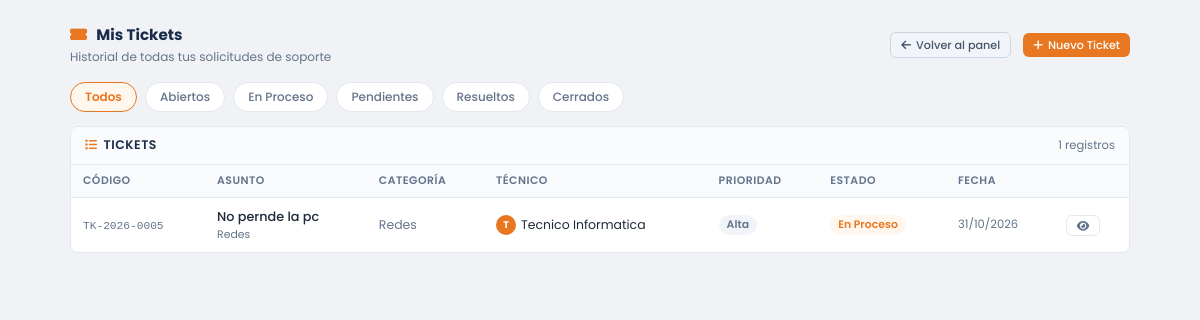
Before: /usuario/mis_tickets.php (signed in) with the older database file.
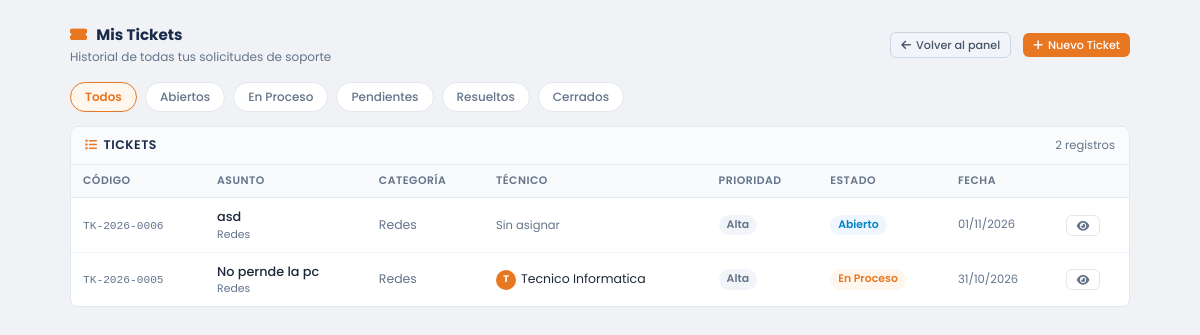
After: the same page with the newer database file.
### tables this page shows
CREATE TABLE `tickets` (
  `id_tickets` int(11) NOT NULL AUTO_INCREMENT,
  `codigo_ticket` varchar(20) NOT NULL,
  `asunto` varchar(200) NOT NULL,
  `descripcion` text NOT NULL,
  `fecha_creacion` datetime NOT NULL DEFAULT current_timestamp(),
  `fecha_cierre` datetime DEFAULT NULL,
  `id_usuario_solicitante` int(11) NOT NULL,
  `id_usuario_asignado` int(11) DEFAULT NULL,
  `id_departamento` int(11) NOT NULL,
  `id_categoria` int(11) NOT NULL,
  `id_prioridad` int(11) NOT NULL DEFAULT 2,
  `id_estado` int(11) NOT NULL DEFAULT 1,
  `id_inventario` int(11) DEFAULT NULL,
  `solucion` text DEFAULT NULL,
  `observaciones` text DEFAULT NULL,
  PRIMARY KEY (`id_tickets`),
  UNIQUE KEY `codigo_ticket` (`codigo_ticket`),
  KEY `fecha_creacion` (`fecha_creacion`),
  KEY `fk_ticket_categoria` (`id_categoria`),
  KEY `fk_ticket_usuario_asignado` (`id_usuario_asignado`),
  KEY `fk_ticket_usuario_solicitante` (`id_usuario_solicitante`),
  KEY `fk_ticket_prioridad` (`id_prioridad`),
  KEY `fk_ticket_departamento` (`id_departamento`),
  KEY `id_inventario` (`id_inventario`),
  KEY `id_estado` (`id_estado`),
  CONSTRAINT `fk_ticket_categoria` FOREIGN KEY (`id_categoria`) REFERENCES `categoria_incidencias` (`id_categoria`) ON UPDATE CASCADE,
  CONSTRAINT `fk_ticket_departamento` FOREIGN KEY (`id_departamento`) REFERENCES `departamentos` (`id_departamento`) ON UPDATE CASCADE,
  CONSTRAINT `fk_ticket_estado` FOREIGN KEY (`id_estado`) REFERENCES `estados_ticket` (`id_estado_ticket`) ON UPDATE CASCADE,
  CONSTRAINT `fk_ticket_inventario` FOREIGN KEY (`id_inventario`) REFERENCES `inventario_tecnologico` (`id_inventario`) ON UPDATE CASCADE,
  CONSTRAINT `fk_ticket_prioridad` FOREIGN KEY (`id_prioridad`) REFERENCES `prioridades` (`id_prioridad`) ON UPDATE CASCADE,
  CONSTRAINT `fk_ticket_usuario_asignado` FOREIGN KEY (`id_usuario_asignado`) REFERENCES `usuarios` (`id_usuario`) ON UPDATE CASCADE,
  CONSTRAINT `fk_ticket_usuario_solicitante` FOREIGN KEY (`id_usuario_solicitante`) REFERENCES `usuarios` (`id_usuario`) ON UPDATE CASCADE
);

CREATE TABLE `categoria_incidencias` (
  `id_categoria` int(11) NOT NULL AUTO_INCREMENT,
  `nombre` varchar(80) NOT NULL,
  `descripcion` text DEFAULT NULL,
  `id_prioridad_default` int(11) DEFAULT NULL,
  `estado` enum('activo','inactivo') NOT NULL DEFAULT 'activo',
  PRIMARY KEY (`id_categoria`),
  UNIQUE KEY `nombre` (`nombre`),
  KEY `fk_categoria_prioridad` (`id_prioridad_default`),
  CONSTRAINT `fk_categoria_prioridad` FOREIGN KEY (`id_prioridad_default`) REFERENCES `prioridades` (`id_prioridad`) ON DELETE SET NULL ON UPDATE CASCADE
);

CREATE TABLE `prioridades` (
  `id_prioridad` int(11) NOT NULL AUTO_INCREMENT,
  `nombre` varchar(50) NOT NULL,
  `nivel` int(11) NOT NULL DEFAULT 2,
  `tiempo_respuesta_objetivo` int(11) NOT NULL DEFAULT 2880 COMMENT 'Guardar minutos',
  PRIMARY KEY (`id_prioridad`),
  UNIQUE KEY `nombre` (`nombre`)
);

CREATE TABLE `estados_ticket` (
  `id_estado_ticket` int(11) NOT NULL AUTO_INCREMENT,
  `nombre` varchar(50) NOT NULL,
  `descripcion` text DEFAULT NULL,
  PRIMARY KEY (`id_estado_ticket`),
  UNIQUE KEY `nombre` (`nombre`)
);

### usuario/mis_tickets.php (the view, shortened to what the changed rows need)
<?php
include('../config/conexion.php');
$stmt = $conexion->prepare("SELECT id_usuario FROM usuarios WHERE usuario_login = ?");
$stmt->bind_param("s", $_SESSION['usser']);
$stmt->execute();
$usuario = $stmt->get_result()->fetch_assoc();
$id_usuario = $usuario['id_usuario'];
$filtro_estado = $_GET['estado'] ?? 'todos';
$where_estado = $filtro_estado !== 'todos' ? "AND et.nombre = '$filtro_estado'" : '';
$query = $conexion->query("
    SELECT t.id_tickets, t.codigo_ticket, t.asunto, t.fecha_creacion, t.fecha_cierre,
           et.nombre AS estado, p.nombre AS prioridad, p.nivel AS nivel_prioridad,
           ci.nombre AS categoria,
           CONCAT(u.nombres, ' ', u.apellidos) AS tecnico_asignado
    FROM tickets t
    INNER JOIN estados_ticket et ON t.id_estado = et.id_estado_ticket
    INNER JOIN prioridades p ON t.id_prioridad = p.id_prioridad
    INNER JOIN categoria_incidencias ci ON t.id_categoria = ci.id_categoria
    LEFT JOIN usuarios u ON t.id_usuario_asignado = u.id_usuario
    WHERE t.id_usuario_solicitante = $id_usuario
    $where_estado
    ORDER BY t.fecha_creacion DESC
");
?>
<!DOCTYPE html>
<html lang="es">
<head>
    <link rel="stylesheet" href="https://cdn.jsdelivr.net/npm/bootstrap@5.3.0/dist/css/bootstrap.min.css">
    <link rel="stylesheet" href="https://cdnjs.cloudflare.com/ajax/libs/font-awesome/6.4.0/css/all.min.css">
    <link rel="stylesheet" href="../assets/css/dashboard2.css">
</head>
<body>
<div class="page-wrapper">
    <div style="display:flex;gap:8px;margin-bottom:14px;flex-wrap:wrap;">
        <?php
        $estados_filtro = ['todos'=>'Todos', 'Abierto'=>'Abiertos', 'En Proceso'=>'En Proceso', 'Pendiente'=>'Pendientes', 'Resuelto'=>'Resueltos', 'Cerrado'=>'Cerrados'];
        foreach($estados_filtro as $val => $label):
            $active = $filtro_estado === $val ? 'active' : '';
        ?>
        <a href="?estado=<?= urlencode($val) ?>" class="filtro-btn <?= $active ?>"><?= $label ?></a>
        <?php endforeach; ?>
    </div>
    <div class="hd-card">
        <div class="hd-card-header">
            <h5 class="hd-card-title"><i class="fas fa-list"></i> Tickets</h5>
            <span style="font-size:0.72rem;color:var(--muted);"><?= $query->num_rows ?> registros</span>
        </div>
        <div style="overflow-x:auto;">
            <table class="hd-table">
                <thead>
                    <tr>
                        <th>Código</th>
                        <th>Asunto</th>
                        <th>Categoría</th>
                        <th>Técnico</th>
                        <th>Prioridad</th>
                        <th>Estado</th>
                        <th>Fecha</th>
                        <th></th>
                    </tr>
                </thead>
                <tbody>
                    <?php if ($query->num_rows === 0): ?>
                    <tr>
                        <td colspan="8" style="text-align:center;padding:30px;color:var(--muted);">
                            <i class="fas fa-inbox" style="font-size:1.5rem;display:block;margin-bottom:8px;"></i>
                            No tienes tickets <?= $filtro_estado !== 'todos' ? 'con estado "' . htmlspecialchars($filtro_estado) . '"' : 'registrados' ?>
                        </td>
                    </tr>
                    <?php else: ?>
                    <?php while($row = $query->fetch_assoc()): ?>
                    <tr>
                        <td><span style="font-family:monospace;color:var(--muted);font-size:0.7rem;"><?= htmlspecialchars($row['codigo_ticket']) ?></span></td>
                        <td>
                            <div style="font-weight:500;font-size:0.8rem;max-width:220px;white-space:nowrap;overflow:hidden;text-overflow:ellipsis;">
                                <?= htmlspecialchars($row['asunto']) ?>
                            </div>
                            <div style="font-size:0.68rem;color:var(--muted);"><?= htmlspecialchars($row['categoria']) ?></div>
                        </td>
                        <td style="color:var(--muted);font-size:0.78rem;"><?= htmlspecialchars($row['categoria']) ?></td>
                        <td>
                            <?php if ($row['tecnico_asignado']): ?>
                            <div style="display:flex;align-items:center;gap:5px;">
                                <div class="hd-avatar" style="width:20px;height:20px;font-size:0.6rem;">
                                    <?= strtoupper(substr($row['tecnico_asignado'], 0, 1)) ?>
                                </div>
                                <span style="font-size:0.78rem;"><?= htmlspecialchars($row['tecnico_asignado']) ?></span>
                            </div>
                            <?php else: ?>
                            <span style="font-size:0.72rem;color:var(--muted);">Sin asignar</span>
                            <?php endif; ?>
                        </td>
                        <td>
                            <?php
                            $prio_color = match($row['nivel_prioridad']) {
                                1 => 'azul', 2 => 'amarillo', 3 => 'naranja', 4 => 'rojo', default => 'gris'
                            };
                            ?>
                            <span class="hd-tag hd-tag-<?= $prio_color ?>"><?= htmlspecialchars($row['prioridad']) ?></span>
                        </td>
                        <td>
                            <?php
                            $estado_color = match($row['estado']) {
                                'Abierto'    => 'azul',
                                'En Proceso' => 'naranja',
                                'Pendiente'  => 'amarillo',
                                'Resuelto'   => 'verde',
                                'Cerrado'    => 'gris',
                                default      => 'gris'
                            };
                            ?>
                            <span class="hd-tag hd-tag-<?= $estado_color ?>"><?= htmlspecialchars($row['estado']) ?></span>
                        </td>
                        <td style="font-size:0.72rem;color:var(--muted);white-space:nowrap;">
                            <?= date('d/m/Y', strtotime($row['fecha_creacion'])) ?>
                        </td>
                        <td>
                            <a href="ver_ticket.php?id=<?= $row['id_tickets'] ?>" class="hd-btn hd-btn-outline hd-btn-sm">
                                <i class="fas fa-eye"></i>
                            </a>
                        </td>
                    </tr>
                    <?php endwhile; ?>
                    <?php endif; ?>
                </tbody>
            </table>
        </div>
    </div>
</div>
</body>
</html>

Changed rows visible on the page:
added tickets: codigo_ticket "TK-2026-0006", asunto "asd", id_categoria.nombre "Redes", shows "Sin asignar", id_prioridad.nombre "Alta", id_estado.nombre "Abierto", fecha_creacion "01/11/2026"
Other visible differences:
$query->num_rows: "1" → "2"
